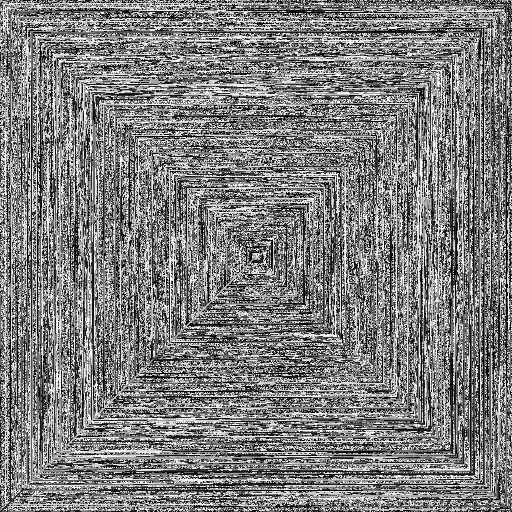
#> input picture KDA/MLR/Double Encryption/grayscale/ValidityCheck/lockA_rotate.pgm, 512 x 512 px
$ python lockB.py
#> lines starting #> are read from the running program, lines starting #| are printed output that depends on the picture
import cv2
import random

class lockB(object):
    def __init__(self, filename):
        self.filename = filename

    def lock(self):
        secret = cv2.imread(self.filename, 0)
#> secret is the input picture: shape (512, 512); min 0, max 255, mean 125.6
        rows = secret.shape[0]
#> rows = 512
        cols = secret.shape[1]
#> cols = 512
        randKey = random.randint(100,250)

        f = open('lockB_secret.txt', 'w')
        f.write(str(randKey)+'\n')

        mr = rows*cols - (rows-2)*(cols-2)
#> mr = 2044
        layers = min(rows, cols) // 2
#> layers = 256

        flat = [0 for i in range(rows*cols)]
        c = 0
        for i in range(layers):
            for j in range(i, cols-i):
                flat[c] = secret[i][j]
                c += 1
            for j in range(i+1, rows - i):
                flat[c] = secret[j][cols-i-1]
                c += 1
            for j in range(cols-i-2, i+1, -1):
                flat[c] = secret[rows-i-1][j]
                c += 1
            for j in range(rows-i-2, i, -1):
                flat[c] = secret[j][i]
                c += 1
#> after the loop, c = 261633; flat = 262144 items

        ri = 0
        while(True):
            key = random.randint(0, 1)
            offset_val = random.randint(1, mr - 1)
            pixel_offset = offset_val % 8  # 1#offset_val % 7 + 1
            st = rows*cols - (rows-2)*(cols-2)
            for rj in range(st):
                # rotating the pixels
                if not key:
                    flat[ri+rj] = (flat[ri+rj] <<
                                   pixel_offset) | (flat[ri+rj] >> (8-pixel_offset))
                    flat[ri+rj] ^= randKey
                else:
                    flat[ri+(rj+offset_val) % st] = (flat[ri+(rj+offset_val) % st] >>
                                                     pixel_offset) | (flat[ri+(rj+offset_val) % st] << (8-pixel_offset))
                    flat[ri+(rj+offset_val) % st] ^= randKey
            if not min(rows, cols):
                break
            ri += rows*cols - (rows-2)*(cols-2)
            rows, cols = rows - 2, cols - 2
            f.write(str(key) + " " + str(offset_val) + '\n')
#> after the loop, ri = 262144

        c = 0
        rows = secret.shape[0]
#> rows = 512
        cols = secret.shape[1]
#> cols = 512

        for i in range(layers):
            for j in range(i, cols-i):
                secret[i][j] = flat[c]
                c += 1
            for j in range(i+1, rows - i):
                secret[j][cols-i-1] = flat[c]
                c += 1
            for j in range(cols-i-2, i+1, -1):
                secret[rows-i-1][j] = flat[c]
                c += 1
            for j in range(rows-i-2, i, -1):
                secret[j][i] = flat[c]
                c += 1
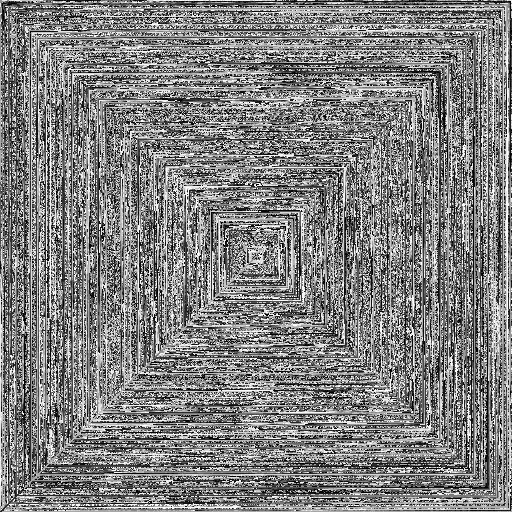
#> secret: shape (512, 512); min 0, max 255, mean 127.9
#> after the loop, c = 261633

        f.close()

        cv2.imwrite('lockB_pixel.pgm', secret)
        # [5 lines of commented-out code are left out]

if __name__ == '__main__':
    lb = lockB('lockA_rotate.pgm')
    lb.lock()

$ run again, with KDA/MLR/Double Encryption/grayscale/ValidityCheck/abe_natsumi.pgm copied over KDA/MLR/Double Encryption/grayscale/ValidityCheck/lockA_rotate.pgm
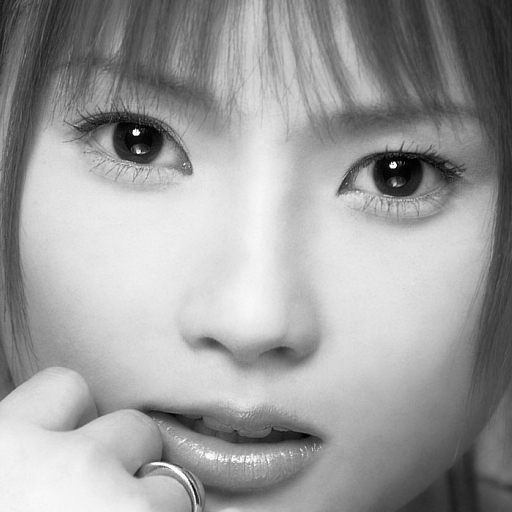
#> input picture KDA/MLR/Double Encryption/grayscale/ValidityCheck/abe_natsumi.pgm, 512 x 512 px
#> in lock, secret is the input picture: shape (512, 512); min 0, max 255, mean 157.4
#> after the loop in lock, `for i in range(layers):`: c = 261633; flat = 262144 items
#> after the loop in lock, `while(True):`: ri = 262144
#> after the loop in lock, `for i in range(layers):`:
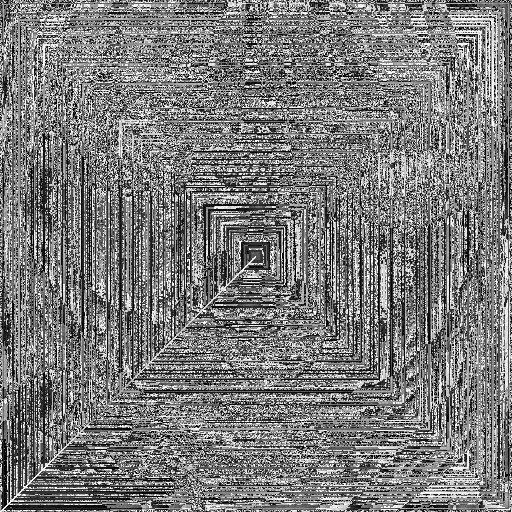
#> secret: shape (512, 512); min 0, max 255, mean 122.1
#> after the loop in lock, `for i in range(layers):`: c = 261633

$ run again, with KDA/MLR/Double Encryption/grayscale/ValidityCheck/anonymous1.pgm copied over KDA/MLR/Double Encryption/grayscale/ValidityCheck/lockA_rotate.pgm
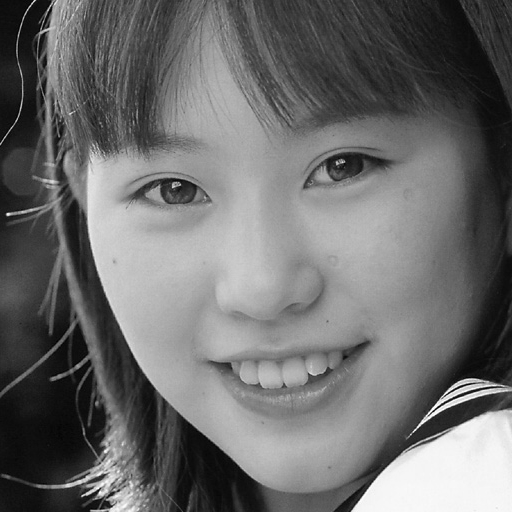
#> input picture KDA/MLR/Double Encryption/grayscale/ValidityCheck/anonymous1.pgm, 512 x 512 px
#> in lock, secret is the input picture: shape (512, 512); min 0, max 254, mean 108.3
#> after the loop in lock, `for i in range(layers):`: c = 261633; flat = 262144 items
#> after the loop in lock, `while(True):`: ri = 262144
#> after the loop in lock, `for i in range(layers):`:
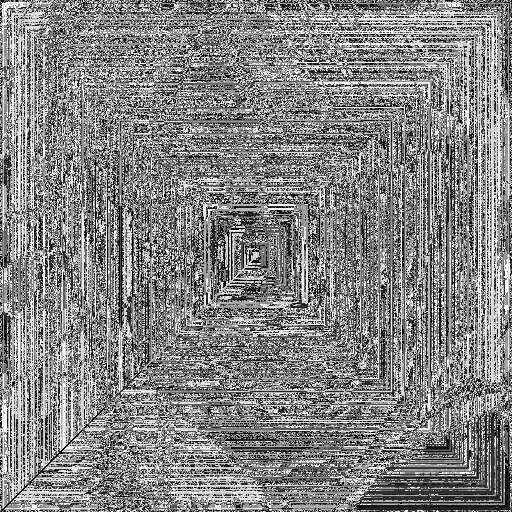
#> secret: shape (512, 512); min 0, max 255, mean 132
#> after the loop in lock, `for i in range(layers):`: c = 261633

$ run again, with KDA/MLR/Double Encryption/grayscale/ValidityCheck/aya_matsuura.pgm copied over KDA/MLR/Double Encryption/grayscale/ValidityCheck/lockA_rotate.pgm
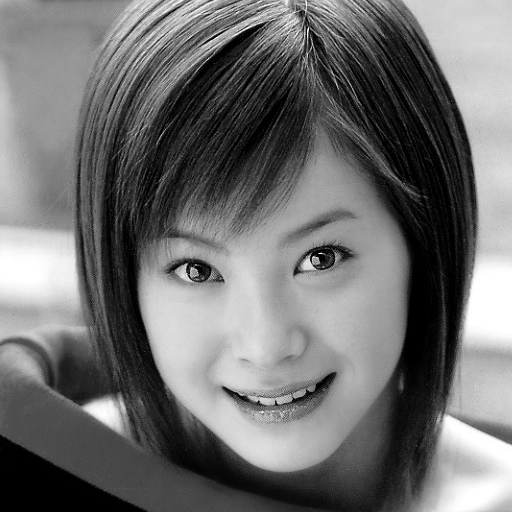
#> input picture KDA/MLR/Double Encryption/grayscale/ValidityCheck/aya_matsuura.pgm, 512 x 512 px
#> in lock, secret is the input picture: shape (512, 512); min 0, max 255, mean 111
#> after the loop in lock, `for i in range(layers):`: c = 261633; flat = 262144 items
#> after the loop in lock, `while(True):`: ri = 262144
#> after the loop in lock, `for i in range(layers):`:
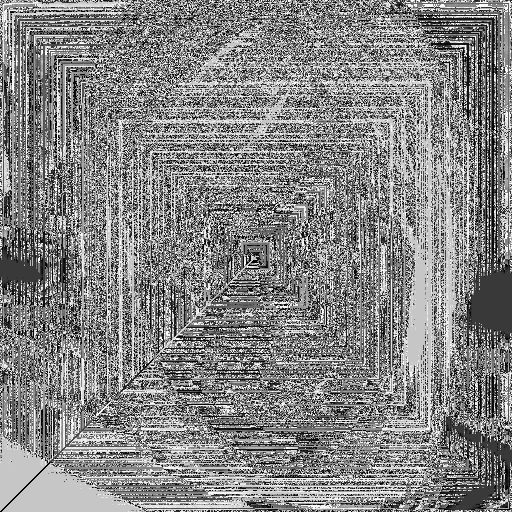
#> secret: shape (512, 512); min 0, max 255, mean 132.9
#> after the loop in lock, `for i in range(layers):`: c = 261633
